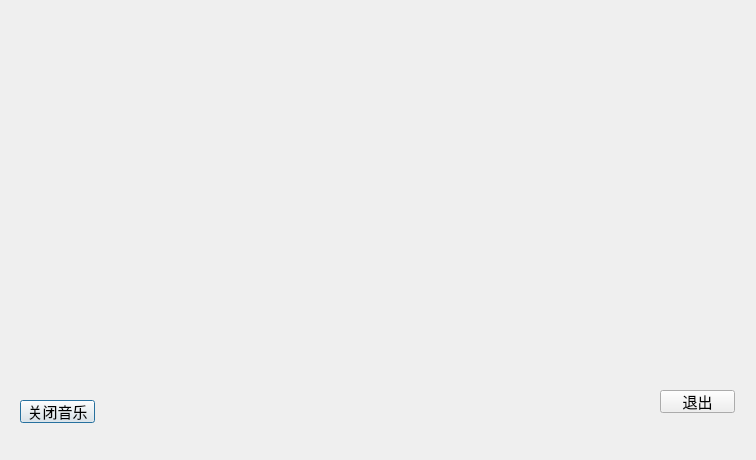
<?xml version="1.0" encoding="UTF-8"?>
<ui version="4.0">
 <class>bankbook</class>
 <widget class="QDialog" name="bankbook">
  <property name="geometry">
   <rect>
    <x>0</x>
    <y>0</y>
    <width>756</width>
    <height>460</height>
   </rect>
  </property>
  <property name="font">
   <font>
    <pointsize>11</pointsize>
   </font>
  </property>
  <property name="windowTitle">
   <string>Dialog</string>
  </property>
  <property name="styleSheet">
   <string notr="true">background-image: url(:/tg.jpg);</string>
  </property>
  <widget class="QLabel" name="label">
   <property name="geometry">
    <rect>
     <x>50</x>
     <y>30</y>
     <width>671</width>
     <height>381</height>
    </rect>
   </property>
   <property name="font">
    <font>
     <family>Adobe 宋体 Std L</family>
     <pointsize>11</pointsize>
     <weight>50</weight>
     <bold>false</bold>
    </font>
   </property>
   <property name="styleSheet">
    <string notr="true"/>
   </property>
   <property name="text">
    <string/>
   </property>
  </widget>
  <widget class="QPushButton" name="close_music">
   <property name="geometry">
    <rect>
     <x>20</x>
     <y>400</y>
     <width>75</width>
     <height>23</height>
    </rect>
   </property>
   <property name="text">
    <string>关闭音乐</string>
   </property>
  </widget>
  <widget class="QPushButton" name="exit">
   <property name="geometry">
    <rect>
     <x>660</x>
     <y>390</y>
     <width>75</width>
     <height>23</height>
    </rect>
   </property>
   <property name="text">
    <string>退出</string>
   </property>
  </widget>
 </widget>
 <resources/>
 <connections/>
</ui>
